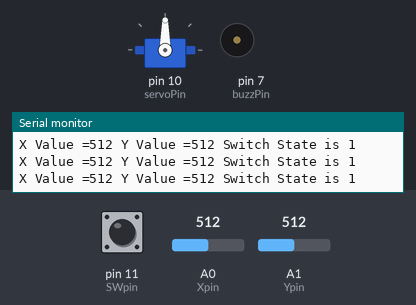
A sketch run on a simulated Arduino Uno, built with avr-gcc and run on an emulated ATmega328P. Shown: servo, buzzer (waves = sounding, pin HIGH), the last lines printed to the serial monitor. Inputs (shaded band) come from the test bench; at power-on: A0 (Xpin) = 512, pin 11 (SWpin) HIGH, A1 (Ypin) = 512.

Above: at 1.2 s.
1.3 s: A0 (Xpin) set to 716
At 2.0 s:
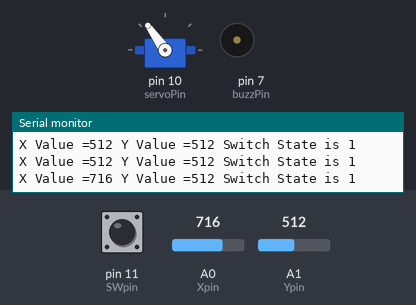
3.1 s: pin 11 (SWpin) pulled LOW for 0.5 s
At 3.4 s:
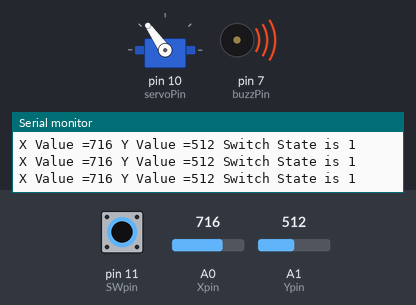
5.1 s: A0 (Xpin) set to 900
At 6.3 s:
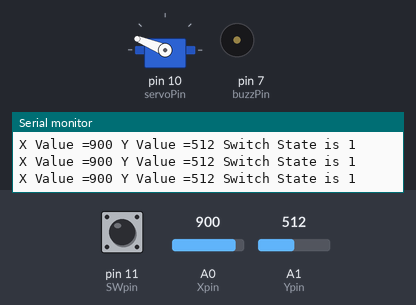
6.7 s: pin 11 (SWpin) pulled LOW for 1 s
At 7.7 s:
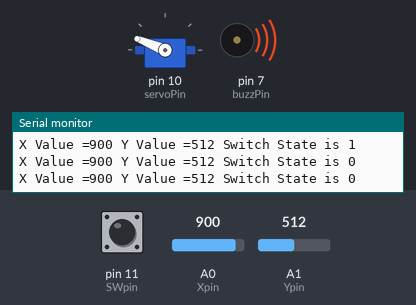
9.5 s: A0 (Xpin) set to 1023
At 10.1 s:
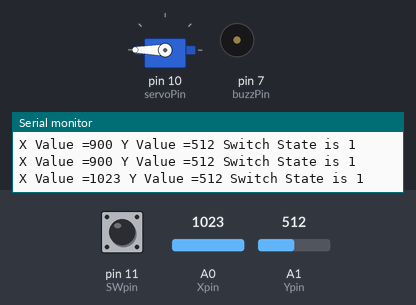
11.1 s: pin 11 (SWpin) pulled LOW for 0.5 s
At 11.42 s:
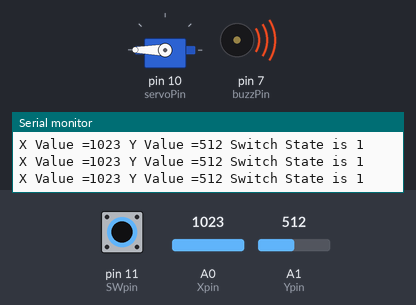
Timing chart, 0 to 14.1 s (numbered marks = the images above; inputs shaded):
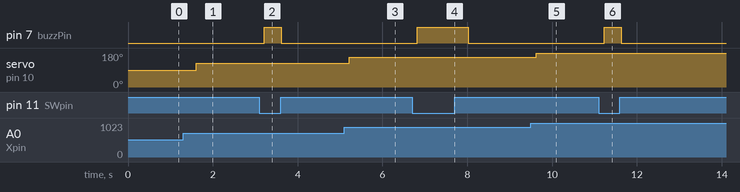

Measured:
- after the input at 1.3 s, servo on pin 10 (servoPin): 90° → 125° after 0.30 s
- after the input at 3.1 s, pin 7 (buzzPin): LOW → HIGH after 0.11 s, → LOW 0.40 s later
- after the input at 5.1 s, servo on pin 10 (servoPin): 125° → 158° after 0.11 s
- after the input at 6.7 s, pin 7 (buzzPin): LOW → HIGH after 0.12 s, → LOW 1.2 s later
- after the input at 9.5 s, servo on pin 10 (servoPin): 158° → 180° after 0.12 s
- after the input at 11.1 s, pin 7 (buzzPin): LOW → HIGH after 0.13 s, → LOW 0.40 s later

The sketch:

sketch_JoyStick_lazer_gun.ino
```cpp
#include <Servo.h>
Servo ServoX;
int servoPin=10;
int buzzPin=7;
int servoPos;
int Xpin=A0;
int Ypin=A1;
int SWpin=11;
int Xval;
int Yval;
int SWval;
int PVal;
int dt=200;
void setup() {
  // put your setup code here, to run once:
Serial.begin(9600);
pinMode(Xpin,INPUT);
pinMode(Ypin,INPUT);
pinMode(SWpin,INPUT);
pinMode(servoPin,OUTPUT);
pinMode(buzzPin,OUTPUT);
digitalWrite(SWpin,HIGH);
ServoX.attach(servoPin);
}

void loop() {
  // put your main code here, to run repeatedly:
Xval=analogRead(Xpin);
PVal=(180./1023.)*Xval;
Yval=analogRead(Ypin);
SWval=digitalRead(SWpin);
ServoX.write(PVal);

if (SWval==0){
  digitalWrite(buzzPin,HIGH);
  }
else {
  digitalWrite(buzzPin,LOW);
}
delay(dt);
Serial.print("X Value =");
Serial.print(Xval);
Serial.print(" Y Value =");
Serial.print(Yval);
Serial.print(" Switch State is ");
Serial.println(SWval);
delay(dt);
}
```
